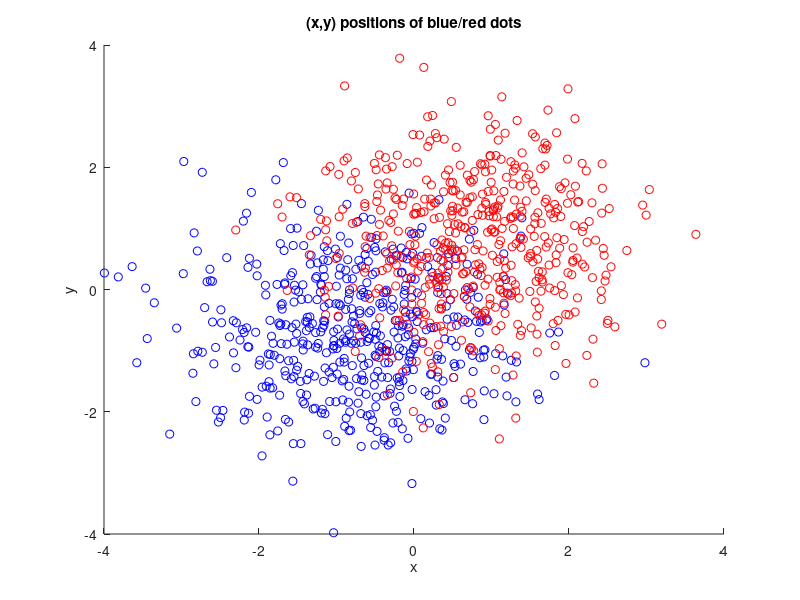

The MATLAB source for this figure: (Note: this script raises an error after producing the figure.)
% initial data and relevant parameters
clear;
m = 1000;
n = 2;
d = 2;
learning_rate = .03;
num_steps = 1000;
xy = (d/2)/sqrt(2);
X = [ones(m/2,1), randn(m/2,1)-xy, randn(m/2,1)-xy,;
     ones(m/2,1), randn(m/2,1)+xy, randn(m/2,1)+xy];
y = [zeros(m/2,1); ones(m/2,1)];     

% plotting data     
close;
figure(1);
scatter(X(1:m/2,2), X(1:m/2,3), 36, 'b');
hold on;
scatter(X(m/2:m,2), X(m/2:m,3), 36, 'r');
xlabel('x');
ylabel('y');
title('(x,y) positions of blue/red dots');
hold off;

% gradient descent algorithm
disp('Running gradient descent...');
init_theta = zeros(n+1,1);
[J_hist, theta] = GradientDescent(X, y, init_theta, learning_rate, num_steps);
disp('Done running, optimal theta is:');
theta

% plot time evolution of cost function
figure(2);
plot(1:length(J_hist),J_hist);
xlabel('Time step');
ylabel('J(\theta)');
title('Cost function vs. gradient descent timestep');

% plot decision boundary on scatter plot
x1 = (-5*xy:0.1:5*xy)';
x2 = (-1/theta(n+1))*[ones(length(x1),1) x1]*theta(1:n,:);
%x2 = (-1/theta(n+1)) * (theta(1)*ones(length(x1),1) + theta(2)*x1);
figure(1);
hold on;
plot(x1, x2);
hold off;